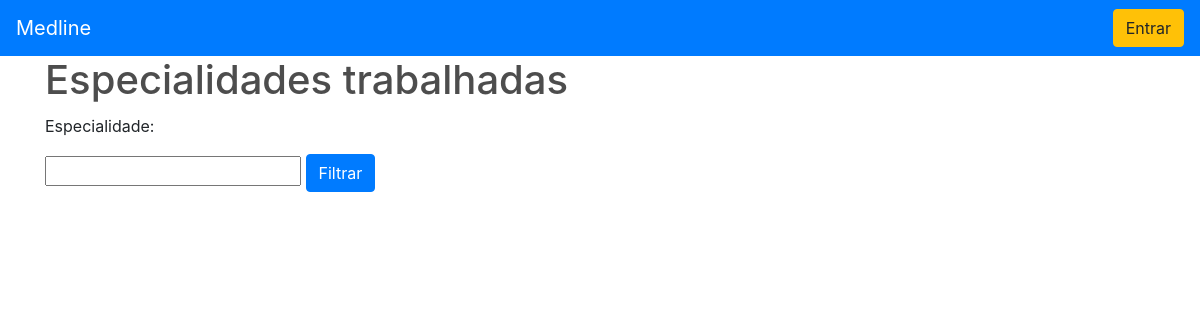
Before: /especialidades/ with the older database file.
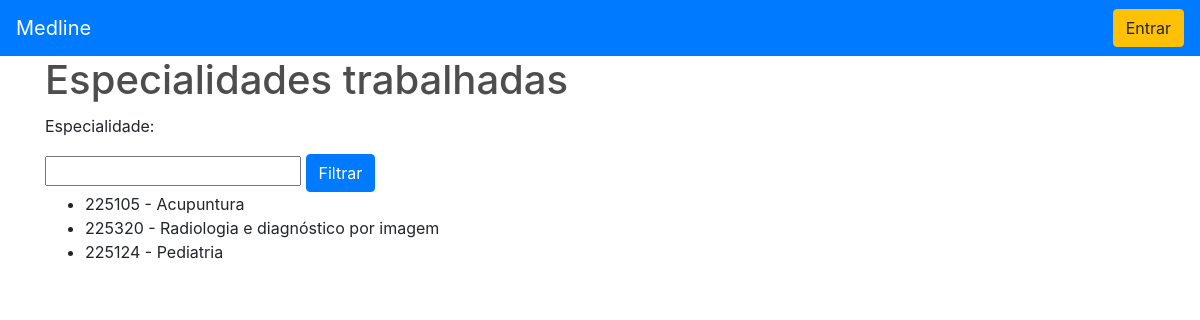
After: the same page with the newer database file.
### consulta/models.py (models this page shows, shortened)
class Especialidades(models.Model):
    tipos = [('225105 - Acupuntura','Médico Acumputurista'),
             ('225110 - Alergia e Imunologia','Médico Alergista e Imunologista'),
             ('225151 - Anestesiologia','Médico anestesiologista'),
             ('225115 - Angiologia','Médico angiologista'),
             ('225120 - Cardiologia','Médico Cardiologista'),
             ('225124A - Cardiologia Pediátrica','Médico Cardiologista'),
             ('225210 - Cirurgia Cardiovascular','Médico Cirurgião Cardiovascular'),
             ('225215 - Cirurgia de Cabeça e Pescoço','Médico cirurgião de cabeça e pescoço'),
             ('225295 - Cirurgia de Mão','Médico cirurgião da mão'),
             ('225225 - Cirurgia Geral ','Médico cirurgião geral '),
             ('225230 - Cirurgia Pediátrica','Médico cirurgião pediátrico'),
             ('225235 - Cirurgia Plástica','Médico cirurgião plástico '),
             ('225305 - Citopatologia','Médico citopatologista'),
             ('225125 - Clínica Médica','Médico clínico'),
             ('225280 - Coloproctologia','Médico proctologista'),
             ('225135 - Dermatologia','Médico dermatologista'),
             ('225155 - Endocrinologia e Metabologia','Médico endocrinologista e metabologista'),
             ('225310A - Endoscopia digestiva','Médico em endoscopia'),
             ('225310B - Endoscopia respiratoria','Médico em endoscopia'),
             ('225160 - Fisiatria','Médico fisiatra'),
             ('223605 - Fisioterapia','Fisioterapeuta geral'),
             ('223810 - Fonoaudiologia','Fonoaudiólogo'),
             ('225165 - Gastroenterologia','Médico gastroenterologista'),
             ('225175 - Genetica Medica','Médico geneticista'),
             ('225180 - Geriatria','Médico geriatra'),
             ('225250 - Ginecologia e obstetricia','Médico ginecologista e obstetra'),
             ('225185 - Hematologia e hemoterapia','Médico Hematologista'),
             ('225210A - Hemodinamica e Cardiologia Intervencionista','Hemodinamica e Cardiologia Intervencionista'),
             ('225165A - Hepatologia','Hepatologia'),
             ('225195 - Homeopatia','Médico Homeopata'),
             ('225103 - Infectologia','Médico infectologista'),
             ('225255 - Mastologia','Médico Mastologista'),
             ('225315 - Medicina nuclear','Médico em medicina nuclear'),
             ('225170 - Medico Clinico Geral','Médico Generalista'),
             ('225109 - Nefrologia','Médico Nefrologista'),
             ('225124H - Neonatologia','Neonatologia'),
             ('225124I - Neurologia pediatrica','Médico neurologista'),
             ('225260 - Neurocirurgia ','Médico neurocirurgião'),
             ('225112 - Neurologia','Médico neurologista'),
             ('225118 - Nutrologia','Médico nutrologista'),
             ('225265 - Oftalmologia','Médico oftalmologista'),
             ('225121 - Oncologia','Médico oncologista clínico'),
             ('225270 - Ortopedia e traumatologia','Médico ortopedista e traumatologista'),
             ('225275 - Otorrinolaringologia','Médico otorrinolaringologista'),
             ('225335 - Patologia clínica/Medicina laboratorial','Médico patologista clínico /medicina laboratorial'),
             ('225124 - Pediatria','Médico pediatra'),
             ('225127 - Pneumologia','Médico pneumologista'),
             ('251510 - Psicologia','Psicólogo clínico'),
             ('225133 - Psiquiatria','Médico psiquiatra'),
             ('225320 - Radiologia e diagnóstico por imagem','Médico em radiologia e diagnóstico por imagem'),
             ('225330 - Radioterapia','Médico radioterapeuta'),
             ('225136 - Reumatologia','Médico reumatologista'),
             ('223905 - Terapia ocupacional','Terapeuta ocupacional'),
             ('225285 - Urologia','Médico Médico urologista'),
             ('223268 - Cirurgia e traumatologia buco-maxilo-facial','Cirurgião dentista - traumatologista bucomaxilofacial'),
             ('223208 - Dentista clinico geral','Cirurgião dentista - clínico geral'),
             ('223212 - Endodontia','Cirurgião dentista - endodontista'),
             ('223220 - Estomatologia','Cirurgião dentista - estomatologista'),
             ('223224 - Implantodontia','Cirurgião dentista - implantodontista'),
             ('223236 - Odontopediatria','Cirurgião dentista - odontopediatra'),
             ('223240 - Ortodontia','Cirurgião dentista - ortopedista e ortodontista'),
             ('223248 - Periodontia','Cirurgião dentista - periodontista'),
             ('223256 - Protese dentaria','Cirurgião dentista - protesista'),
             ('223260 - Imaginologia odontologica','Imaginologia odontologica'),
             ('225220 - Cirurgia do aparelho digestivo','Médico cirurgião do aparelho digestivo'),
             ('225240 - Cirurgia toracica','Médico cirurgião torácico'),
             ('225124B - Endocrinologia pediatrica','Médico endocrinologista e metabologista'),
             ('223845 - Foniatria','Fonoaudiólogo'),
             ('225124C - Gastroenterologia pediatrica','Médico gastroenterologista'),
             ('225124D - Hematologia e hemoterapia pediatrica','Médico Hematologista'),
             ('225124E - Medicina do adolescente','Medicina do adolescente'),
             ('225150 - Medicina intensiva','Médico em medicina intensiva'),
             ('225124F - Medicina intensiva pediatrica','Médico em medicina intensiva'),
             ('225124G - Nefrologia pediatrica','Médico Nefrologista'),
             ('223710 - Nutricionista','Nutricionista'),
             ('225290 - Oncologia cirurgica','Médico oncologista clínico'),
             ('225122 - Oncologia pediatrica','Médico oncologista clínico'),
             ('225124K - Pneumologia pediatrica','Médico pneumologista'),
             ('225133A - Psiquiatria da infancia eda adolescencia','Psicopedagogo'),
             ('225124L - Reumatologia pediatrica','Médico reumatologista'),
             ('223280 - Dentistica','Dentistica'),
             ('223284 - Disfuncao temporomandibular e dor orafacial.','Cirurgião dentista - disfunção temporomandibular e dor orofacial'),
             ('223228 - Odontogeriatria','Cirurgião dentista - odontogeriatra'),
             ('223288 - Odontologia para pacientes com necessidades especiais','Cirurgião dentista - odontologia para pacientes com necessidades especiais'),
             ('223284A - Ortopedia funcional dos maxilares','Ortopedia funcional dos maxilares'),
             ('999999 - Medicamentos Hospitalares','Medicamentos Hospitalares'),
             ('999999A - Opme','Opme'),
             ('225151A - Dor','Dor'),
             ('225112A - Medicina do Sono','Medicina do Sono'),
             ('225203 - Cirurgia Vascular','Médico em cirurgia vascular'),
             ('225310 - Endoscopia','Médico em endoscopia'),
             ('225160A - Medicina Fisica e Reabilitação','Medicina Fisica e Reabilitação'),
             ('225325 - patologia','Médico patologista'),
             ('251605 - Assistente social ','Assistente social '),
             ('223505 - Enfermagem','Técnico de enfermagem'),
             ('999999B - Não Informado','CBO desconhecido ou não informado pelo solicitante'),
            ]
    especialidade = models.CharField(max_length=100, choices=tipos)
    class Meta:
        verbose_name = 'Especialidade'
        verbose_name_plural = 'Especialidades'

### consulta/views.py (the view)
# urls.py: path('especialidades/', v.especialidades, name="especialidades"),
def especialidades(request):
    especialidades = Especialidades.objects.all()
    filtro_especialidade = EspecialidadeFilter(request.GET, queryset=especialidades)
    especialidades = filtro_especialidade.qs
    context={'filtro_especialidade':filtro_especialidade,
            'especialidades':especialidades
            }
    return render(request, 'especialidades.html', context)

### consulta/templates/especialidades.html (shortened to what this page needs)
{% extends 'base.html' %}
{% load static %}
{% block main %}
    <div class="container">
        <h1>Especialidades trabalhadas</h1>
    <form method="get">
                <p>Especialidade:</p>
                {{filtro_especialidade.form.especialidade}}
                <button class="btn btn-primary" type="submit">Filtrar</button>
    </form>
    <div class="row">
        <div class="col-md-12">
            <ul>
            {% for especialidade in especialidades %}
                <li>{{especialidade.especialidade}} </li>
            {% endfor %}
            </ul>
        </div>
    </div>
    </div>
{% endblock main %}

### consulta/templates/base.html (shortened to what this page needs)
{% load static %}
<!DOCTYPE html>
<html lang="pt-br">
<head>
    <link rel="stylesheet" type="text/css" href="{% static 'css/base.css' %}">
    <link rel="stylesheet" href="https://stackpath.bootstrapcdn.com/bootstrap/4.5.2/css/bootstrap.min.css">
</head>
<body>
        <nav class="navbar navbar-expand-lg navbar-dark bg-primary">
            <a class="navbar-brand" href="{% url 'home' %}">Medline</a>
            <div class="collapse navbar-collapse" id="navbarSupportedContent">
                <div class="form-inline my-2 my-lg-0">
                    {% if user.is_authenticated %}
                        <a href="{% url 'logout_request' %}" class="btn btn-warning" id="logout">logout</a>
                    {% else %}
                    <a href="{% url 'login_request' %}" class="btn btn-warning" id="logout">Entrar</a>
                    {% endif %}
                </div>
            </div>
        </nav>
    {% block main %}
    {% endblock %}
</body>
</html>

### static/css/base.css (style rules this page uses)
body { background-color: hsl(0, 0%, 98%); }
h1,h2,h3,h4,h5,h6 { color:hsl(0, 0%, 30%); }
.btn { border-radius: 0; }
form { margin-top: 10px; }

Changed rows visible on the page:
added Especialidades: especialidade "225105 - Acupuntura"
added Especialidades: especialidade "225320 - Radiologia e diagnóstico por imagem"
added Especialidades: especialidade "225124 - Pediatria"
